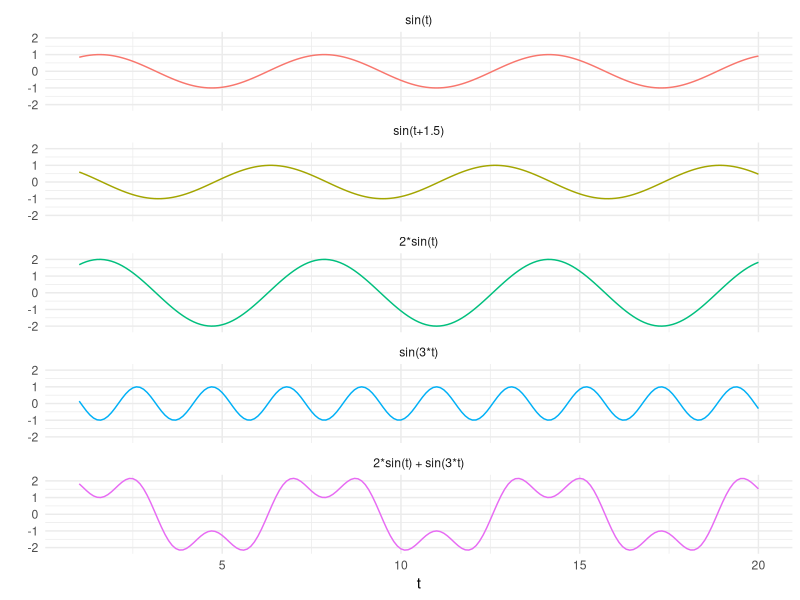
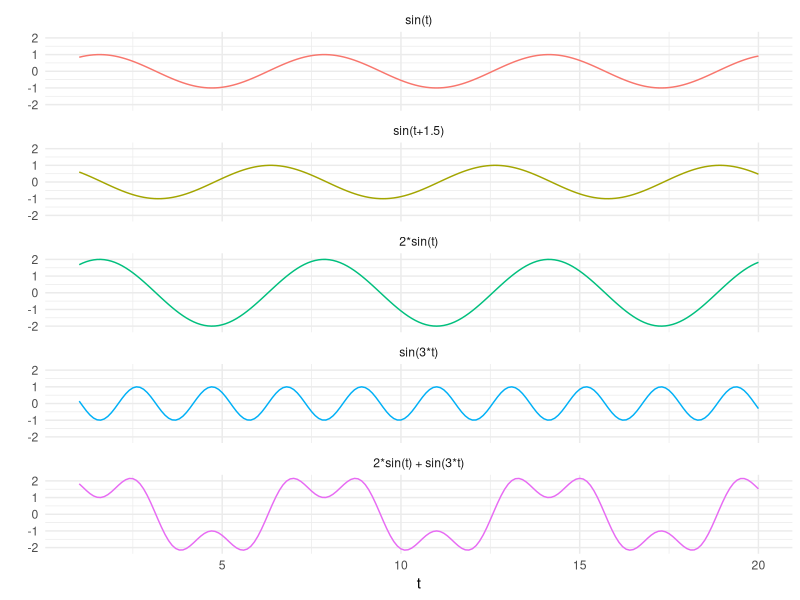

Write R code to recreate these figures, in order. (Note: this script raises an error after producing the figures.)
# This creates sinusoid example plot

library(ggplot2)
theme_set(theme_minimal())

t <- seq(1,20,0.1)
a <- sin(t)
b <- sin(t+1.5)
c <- 2*sin(t)
d <- sin(3*t)
e <- c+d

df <- as.data.frame(cbind(t,a,b,c,d,e))
names(df) <- c("t", "sin(t)", "sin(t+1.5)", "2*sin(t)", "sin(3*t)", "2*sin(t) + sin(3*t)")
df2 <- reshape2::melt(df, id = "t")
#df2$variable[df2$variable == "d"] <- "b + c"

ggplot(df2, aes(x = t, y = value, colour = variable, group = variable)) + 
  geom_path() +
  facet_wrap(~variable, ncol = 1) +
  theme(legend.position="none") +
  ylab("")
ggsave(paste0(pFolder, "sinExample.png"))
ggsave(paste0(pFolder, "sinExample.pdf"))